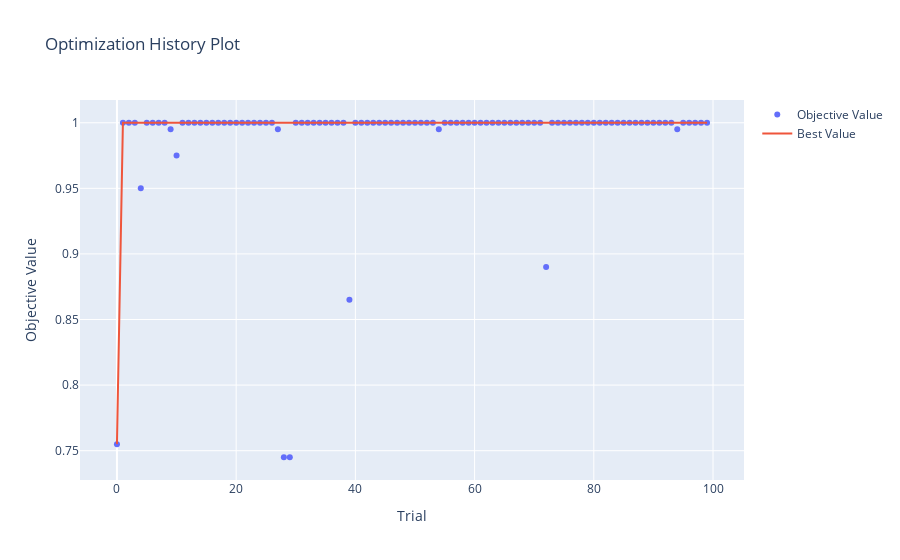

The code cell stored with this chart in its notebook:
### Markdown cell above
Mejores parametros

### Code cell
print(studyRF.best_params)
optuna.visualization.plot_optimization_history(studyRF)

### Figure 1 — Plotly figure (JSON) as saved in the notebook; plotly's stock layout.template omitted (floating-point values rounded to 4 significant figures)
{"data": [{"mode": "markers", "name": "Objective Value", "type": "scatter", "x": [0, 1, 2, 3, 4, 5, 6, 7, 8, 9, 10, 11, 12, 13, 14, 15, 16, 17, 18, 19, 20, 21, 22, 23, 24, 25, 26, 27, 28, 29, 30, 31, 32, 33, 34, 35, 36, 37, 38, 39, 40, 41, 42, 43, 44, 45, 46, 47, 48, 49, 50, 51, 52, 53, 54, 55, 56, 57, 58, 59, 60, 61, 62, 63, 64, 65, 66, 67, 68, 69, 70, 71, 72, 73, 74, 75, 76, 77, 78, 79, 80, 81, 82, 83, 84, 85, 86, 87, 88, 89, 90, 91, 92, 93, 94, 95, 96, 97, 98, 99], "y": [0.755, 1, 1, 1, 0.95, 1, 1, 1, 1, 0.995, 0.975, 1, 1, 1, 1, 1, 1, 1, 1, 1, 1, 1, 1, 1, 1, 1, 1, 0.995, 0.745, 0.745, 1, 1, 1, 1, 1, 1, 1, 1, 1, 0.865, 1, 1, 1, 1, 1, 1, 1, 1, 1, 1, 1, 1, 1, 1, 0.995, 1, 1, 1, 1, 1, 1, 1, 1, 1, 1, 1, 1, 1, 1, 1, 1, 1, 0.89, 1, 1, 1, 1, 1, 1, 1, 1, 1, 1, 1, 1, 1, 1, 1, 1, 1, 1, 1, 1, 1, 0.995, 1, 1, 1, 1, 1]}, {"mode": "lines", "name": "Best Value", "type": "scatter", "x": [0, 1, 2, 3, 4, 5, 6, 7, 8, 9, 10, 11, 12, 13, 14, 15, 16, 17, 18, 19, 20, 21, 22, 23, 24, 25, 26, 27, 28, 29, 30, 31, 32, 33, 34, 35, 36, 37, 38, 39, 40, 41, 42, 43, 44, 45, 46, 47, 48, 49, 50, 51, 52, 53, 54, 55, 56, 57, 58, 59, 60, 61, 62, 63, 64, 65, 66, 67, 68, 69, 70, 71, 72, 73, 74, 75, 76, 77, 78, 79, 80, 81, 82, 83, 84, 85, 86, 87, 88, 89, 90, 91, 92, 93, 94, 95, 96, 97, 98, 99], "y": [0.755, 1, 1, 1, 1, 1, 1, 1, 1, 1, 1, 1, 1, 1, 1, 1, 1, 1, 1, 1, 1, 1, 1, 1, 1, 1, 1, 1, 1, 1, 1, 1, 1, 1, 1, 1, 1, 1, 1, 1, 1, 1, 1, 1, 1, 1, 1, 1, 1, 1, 1, 1, 1, 1, 1, 1, 1, 1, 1, 1, 1, 1, 1, 1, 1, 1, 1, 1, 1, 1, 1, 1, 1, 1, 1, 1, 1, 1, 1, 1, 1, 1, 1, 1, 1, 1, 1, 1, 1, 1, 1, 1, 1, 1, 1, 1, 1, 1, 1, 1]}, {"marker": {"color": "#cccccc"}, "mode": "markers", "name": "Infeasible Trial", "showlegend": false, "type": "scatter", "x": [], "y": []}], "layout": {"title": {"text": "Optimization History Plot"}, "xaxis": {"title": {"text": "Trial"}}, "yaxis": {"title": {"text": "Objective Value"}}}}
